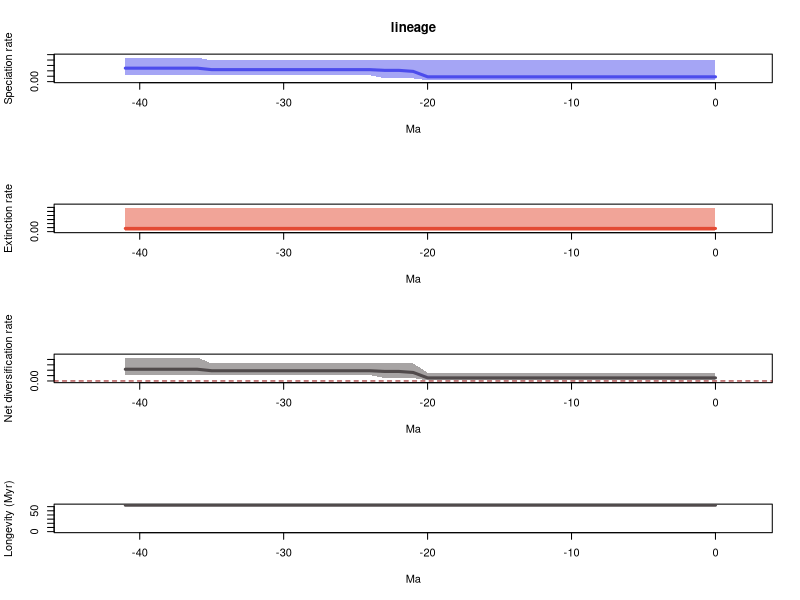

Reproduce this figure in R.
# 1 files combined:
# 	D:\My Documents\My Papers\conferences\SAA2018\modelextinctionideas\analysis\paper\scripts\pyrate_mcmc_logs/lineage_pyrate_data_0_BD_marginal_rates.log

# 95% HPDs calculated using code from Biopy (https://www.cs.auckland.ac.nz/~yhel002/biopy/)

file_path=paste0(getwd(), '/', quote(lineage_pyrate_data_0_BD_marginal_rates))


pdf(file=paste0(file_path, '_RTT.pdf'),width=0.6*9,height=16.8)
par(mfrow=c(4,1))
library(scales)
L_hpd_m95=c(0.013506369041627, 0.013506369041627,0.013506369041627,0.013506369041627,0.013506369041627,0.013506369041627,0.013506369041627,0.013506369041627,0.013506369041627,0.013506369041627,0.013506369041627,0.013506369041627,0.013506369041627,0.013506369041627,0.013506369041627,0.013506369041627,0.013506369041627,0.013506369041627,0.013506369041627,0.013506369041627,0.013506369041627,0.030113291559751,0.031657715405477,0.031657715405477,0.058483017178709,0.058483017178709,0.058483017178709,0.058483017178709,0.058483017178709,0.058483017178709,0.058483017178709,0.058483017178709,0.058483017178709,0.058483017178709,0.058483017178709,0.058483017178709,0.058483017178709,0.058483017178709,0.058483017178709,0.058483017178709,0.058483017178709,0.058483017178709)
L_hpd_M95=c(0.197184989538276, 0.197184989538276,0.197184989538276,0.197184989538276,0.197184989538276,0.197184989538276,0.197184989538276,0.197184989538276,0.197184989538276,0.197184989538276,0.197184989538276,0.197184989538276,0.197184989538276,0.197184989538276,0.197184989538276,0.197184989538276,0.197184989538276,0.197184989538276,0.197184989538276,0.197184989538276,0.197184989538276,0.197184989538276,0.197184989538276,0.197184989538276,0.197184989538276,0.197184989538276,0.197184989538276,0.197184989538276,0.197184989538276,0.197184989538276,0.197184989538276,0.197184989538276,0.197184989538276,0.197184989538276,0.197184989538276,0.197184989538276,0.222646070621506,0.222646070621506,0.222646070621506,0.222646070621506,0.222646070621506,0.222646070621506)
M_hpd_m95=c(0.001662302657853, 0.001662302657853,0.001662302657853,0.001662302657853,0.001662302657853,0.001662302657853,0.001662302657853,0.001662302657853,0.001662302657853,0.001662302657853,0.001662302657853,0.001662302657853,0.001662302657853,0.001662302657853,0.001662302657853,0.001662302657853,0.001662302657853,0.001662302657853,0.001662302657853,0.001662302657853,0.001662302657853,0.001662302657853,0.001662302657853,0.001662302657853,0.001662302657853,0.001662302657853,0.001662302657853,0.001662302657853,0.001662302657853,0.001662302657853,0.001662302657853,0.001662302657853,0.001662302657853,0.001662302657853,0.001662302657853,0.001662302657853,0.001662302657853,0.001662302657853,0.001662302657853,0.001662302657853,0.001662302657853,0.001662302657853)
M_hpd_M95=c(0.119193132850266, 0.119193132850266,0.119193132850266,0.119193132850266,0.119193132850266,0.119193132850266,0.119193132850266,0.119193132850266,0.119193132850266,0.119193132850266,0.119193132850266,0.119193132850266,0.119193132850266,0.119193132850266,0.119193132850266,0.119193132850266,0.119193132850266,0.119193132850266,0.119193132850266,0.119193132850266,0.119193132850266,0.119193132850266,0.119193132850266,0.119193132850266,0.119193132850266,0.119193132850266,0.119193132850266,0.119193132850266,0.119193132850266,0.119193132850266,0.119193132850266,0.119193132850266,0.119193132850266,0.119193132850266,0.119193132850266,0.119193132850266,0.119193132850266,0.119193132850266,0.119193132850266,0.119193132850266,0.119193132850266,0.119193132850266)
R_hpd_m95=c(0.005488973192161, 0.005488973192161,0.005488973192161,0.005488973192161,0.005488973192161,0.005488973192161,0.005488973192161,0.005488973192161,0.005488973192161,0.005488973192161,0.005488973192161,0.005488973192161,0.005488973192161,0.005488973192161,0.005488973192161,0.005488973192161,0.005488973192161,0.005488973192161,0.005488973192161,0.005488973192161,0.005488973192161,0.026794921897041,0.026794921897041,0.026794921897041,0.055268931586152,0.055268931586152,0.055268931586152,0.055268931586152,0.055268931586152,0.055268931586152,0.055268931586152,0.055268931586152,0.055268931586152,0.055268931586152,0.055268931586152,0.055268931586152,0.055268931586152,0.055268931586152,0.055268931586152,0.055268931586152,0.055268931586152,0.055268931586152)
R_hpd_M95=c(0.077991856688009, 0.077991856688009,0.077991856688009,0.077991856688009,0.077991856688009,0.077991856688009,0.077991856688009,0.077991856688009,0.077991856688009,0.077991856688009,0.077991856688009,0.077991856688009,0.077991856688009,0.077991856688009,0.077991856688009,0.077991856688009,0.077991856688009,0.077991856688009,0.077991856688009,0.077991856688009,0.077991856688009,0.162924919972053,0.162924919972053,0.162924919972053,0.162924919972053,0.162924919972053,0.162924919972053,0.162924919972053,0.162924919972053,0.162924919972053,0.162924919972053,0.162924919972053,0.162924919972053,0.162924919972053,0.162924919972053,0.162924919972053,0.217998603229135,0.217998603229135,0.217998603229135,0.217998603229135,0.217998603229135,0.217998603229135)
L_mean=c(0.04451626158436, 0.04451626158436,0.04451626158436,0.04451626158436,0.04451626158436,0.04451626158436,0.04451626158436,0.04451626158436,0.04451626158436,0.04451626158436,0.04451626158436,0.04451626158436,0.04451626158436,0.04451626158436,0.04451626158436,0.04451626158436,0.04451626158436,0.04451626158436,0.04451626158436,0.04451626158436,0.04451626158436,0.094724009745152,0.104422228438963,0.104422228438963,0.110928680236443,0.110928680236443,0.110928680236443,0.110928680236443,0.110928680236443,0.110928680236443,0.110928680236443,0.110928680236443,0.110928680236443,0.110928680236443,0.110928680236443,0.110928680236443,0.12480649613645,0.12480649613645,0.12480649613645,0.12480649613645,0.12480649613645,0.12480649613645)
M_mean=c(0.015743310998457, 0.015743310998457,0.015743310998457,0.015743310998457,0.015743310998457,0.015743310998457,0.015743310998457,0.015743310998457,0.015743310998457,0.015743310998457,0.015743310998457,0.015743310998457,0.015743310998457,0.015743310998457,0.015743310998457,0.015743310998457,0.015743310998457,0.015743310998457,0.015743310998457,0.015743310998457,0.015743310998457,0.015743310998457,0.015743310998457,0.015743310998457,0.015743310998457,0.015743310998457,0.015743310998457,0.015743310998457,0.015743310998457,0.015743310998457,0.015743310998457,0.015743310998457,0.015743310998457,0.015743310998457,0.015743310998457,0.015743310998457,0.015743310998457,0.015743310998457,0.015743310998457,0.015743310998457,0.015743310998457,0.015743310998457)
R_mean=c(0.028772950585903, 0.028772950585903,0.028772950585903,0.028772950585903,0.028772950585903,0.028772950585903,0.028772950585903,0.028772950585903,0.028772950585903,0.028772950585903,0.028772950585903,0.028772950585903,0.028772950585903,0.028772950585903,0.028772950585903,0.028772950585903,0.028772950585903,0.028772950585903,0.028772950585903,0.028772950585903,0.028772950585903,0.078980698746695,0.088678917440506,0.088678917440506,0.095185369237987,0.095185369237987,0.095185369237987,0.095185369237987,0.095185369237987,0.095185369237987,0.095185369237987,0.095185369237987,0.095185369237987,0.095185369237987,0.095185369237987,0.095185369237987,0.109063185137993,0.109063185137993,0.109063185137993,0.109063185137993,0.109063185137993,0.109063185137993)
trans=0.5
age=(0:(42-1))* -1
plot(age,age,type = 'n', ylim = c(0, 0.2449106776836566), xlim = c(-44.1,2.1), ylab = 'Speciation rate', xlab = 'Ma',main='lineage' )
polygon(c(age, rev(age)), c(L_hpd_M95, rev(L_hpd_m95)), col = alpha("#4c4cec",trans), border = NA)
lines(rev(age), rev(L_mean), col = "#4c4cec", lwd=3)
plot(age,age,type = 'n', ylim = c(0, 0.1311124461352926), xlim = c(-44.1,2.1), ylab = 'Extinction rate', xlab = 'Ma' )
polygon(c(age, rev(age)), c(M_hpd_M95, rev(M_hpd_m95)), col = alpha("#e34a33",trans), border = NA)
lines(rev(age), rev(M_mean), col = "#e34a33", lwd=3)
plot(age,age,type = 'n', ylim = c(-0.0060378705113771, 0.2397984635520485), xlim = c(-44.1,2.1), ylab = 'Net diversification rate', xlab = 'Ma' )
abline(h=0,lty=2,col="darkred")
polygon(c(age, rev(age)), c(R_hpd_M95, rev(R_hpd_m95)), col = alpha("#504A4B",trans), border = NA)
lines(rev(age), rev(R_mean), col = "#504A4B", lwd=3)
plot(age,age,type = 'n', ylim = c(0, max(1/M_mean, na.rm = TRUE)), xlim = c(-44.1,2.1), ylab = 'Longevity (Myr)', xlab = 'Ma' )
lines(rev(age), rev(1/M_mean), col = "#504A4B", lwd=3)
n <- dev.off()